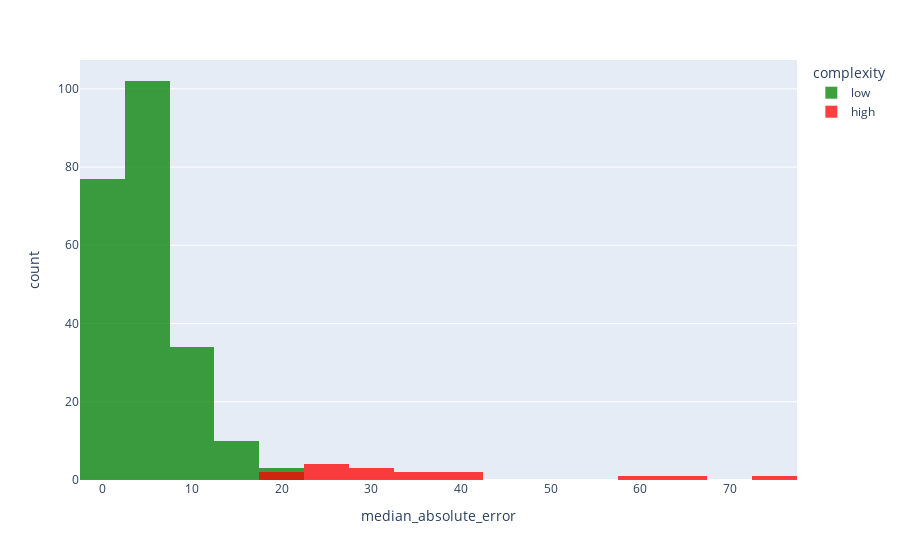

The cell this chart's notebook holds for it:
### Code cell
df_mdae_baseline.sort_values(
    by='median_absolute_error',
    inplace=True
)

fig = px.histogram(
    df_mdae_baseline, x="median_absolute_error", 
    color='complexity',
    color_discrete_map = {
        'low':'green',
        'high':'red',
    }
)
fig.update_layout(barmode='overlay')
fig.update_traces(opacity=0.75)
# fig.write_image("results/images/mdae_baseline_histogram.png")
fig.show()

### Figure 1 — Plotly figure (JSON) as saved in the notebook; plotly's stock layout.template omitted (floating-point values rounded to 4 significant figures; data arrays with more than 128 entries replaced by an {"elided": "..."} marker saying what was removed)
{"data": [{"alignmentgroup": "True", "bingroup": "x", "hovertemplate": "complexity=low<br>median_absolute_error=%{x}<br>count=%{y}<extra></extra>", "legendgroup": "low", "marker": {"color": "green", "pattern": {"shape": ""}}, "name": "low", "offsetgroup": "low", "opacity": 0.75, "orientation": "v", "showlegend": true, "type": "histogram", "x": {"elided": "226 float values"}, "xaxis": "x", "yaxis": "y"}, {"alignmentgroup": "True", "bingroup": "x", "hovertemplate": "complexity=high<br>median_absolute_error=%{x}<br>count=%{y}<extra></extra>", "legendgroup": "high", "marker": {"color": "red", "pattern": {"shape": ""}}, "name": "high", "offsetgroup": "high", "opacity": 0.75, "orientation": "v", "showlegend": true, "type": "histogram", "x": [20.7, 21.17, 24.92, 25.29, 25.92, 27.21, 28.43, 30.29, 30.78, 33.86, 35.36, 40.36, 42.24, 58.71, 66.29, 72.93], "xaxis": "x", "yaxis": "y"}], "layout": {"barmode": "overlay", "legend": {"title": {"text": "complexity"}, "tracegroupgap": 0}, "margin": {"t": 60}, "xaxis": {"anchor": "y", "domain": [0, 1], "title": {"text": "median_absolute_error"}}, "yaxis": {"anchor": "x", "domain": [0, 1], "title": {"text": "count"}}}}
